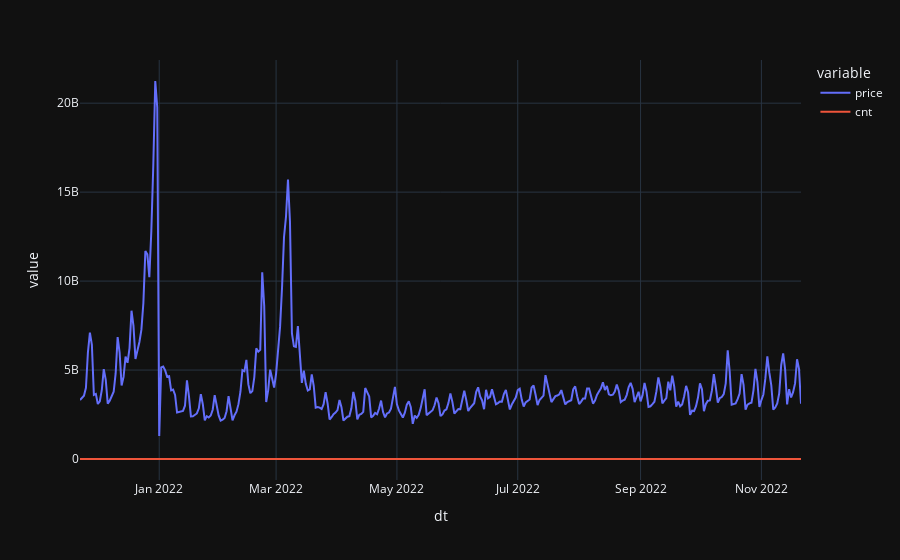

The code cell stored with this chart in its notebook:
### Code cell
px.line(leave.groupby('dt').sum())

### Figure 1 — Plotly figure (JSON) as saved in the notebook; plotly's stock layout.template omitted (floating-point values rounded to 4 significant figures; data arrays with more than 128 entries replaced by an {"elided": "..."} marker saying what was removed)
{"data": [{"hovertemplate": "variable=price<br>dt=%{x}<br>value=%{y}<extra></extra>", "legendgroup": "price", "line": {"color": "#636efa", "dash": "solid"}, "marker": {"symbol": "circle"}, "mode": "lines", "name": "price", "orientation": "v", "showlegend": true, "x": {"elided": "365 str values"}, "xaxis": "x", "y": {"elided": "365 int values"}, "yaxis": "y", "type": "scatter"}, {"hovertemplate": "variable=cnt<br>dt=%{x}<br>value=%{y}<extra></extra>", "legendgroup": "cnt", "line": {"color": "#EF553B", "dash": "solid"}, "marker": {"symbol": "circle"}, "mode": "lines", "name": "cnt", "orientation": "v", "showlegend": true, "x": {"elided": "365 str values"}, "xaxis": "x", "y": {"elided": "365 int values"}, "yaxis": "y", "type": "scatter"}], "layout": {"xaxis": {"anchor": "y", "domain": [0.0, 1.0], "title": {"text": "dt"}}, "yaxis": {"anchor": "x", "domain": [0.0, 1.0], "title": {"text": "value"}}, "legend": {"title": {"text": "variable"}, "tracegroupgap": 0}, "margin": {"t": 60}}}
